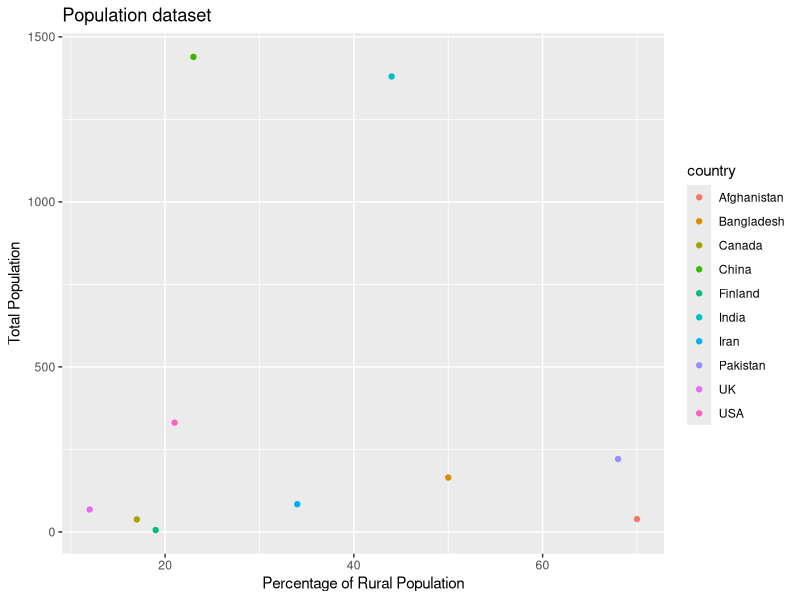
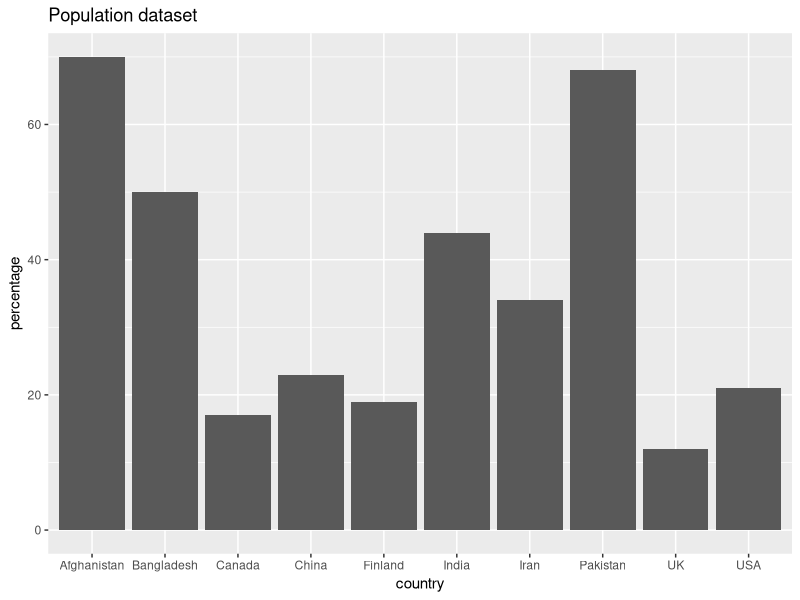
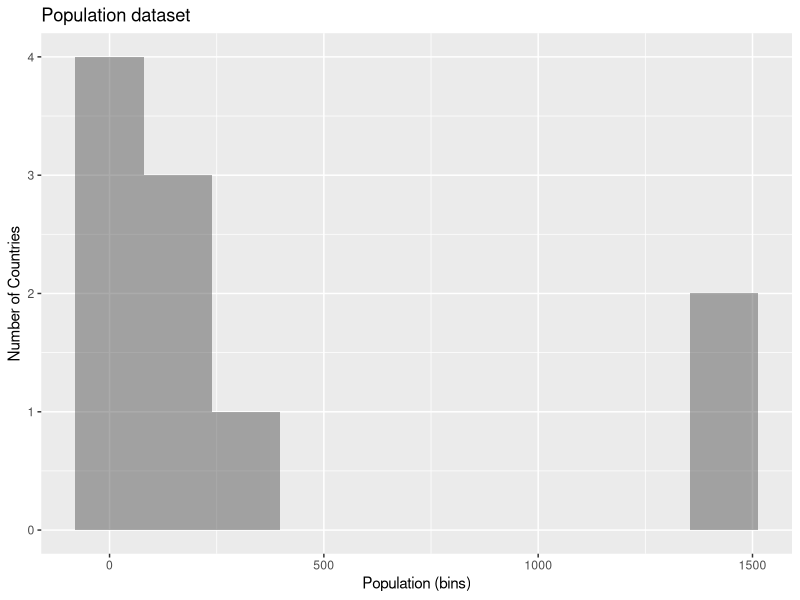
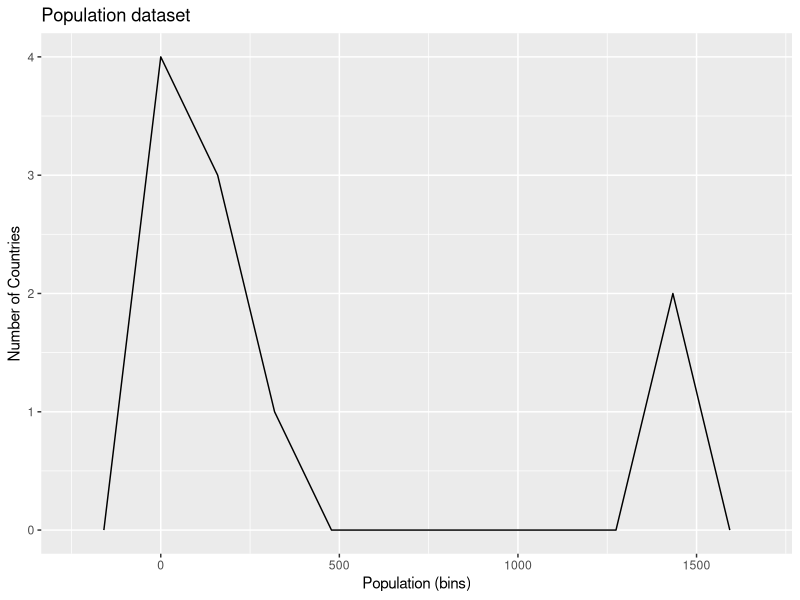
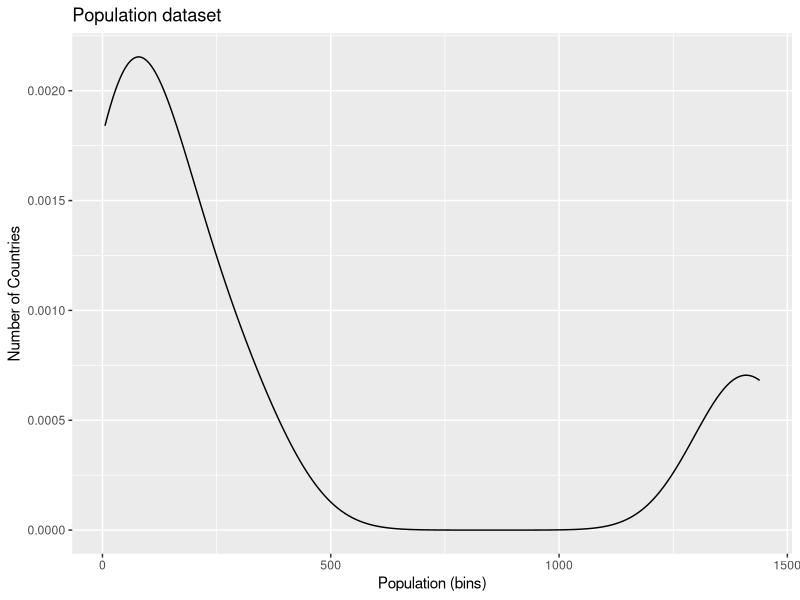
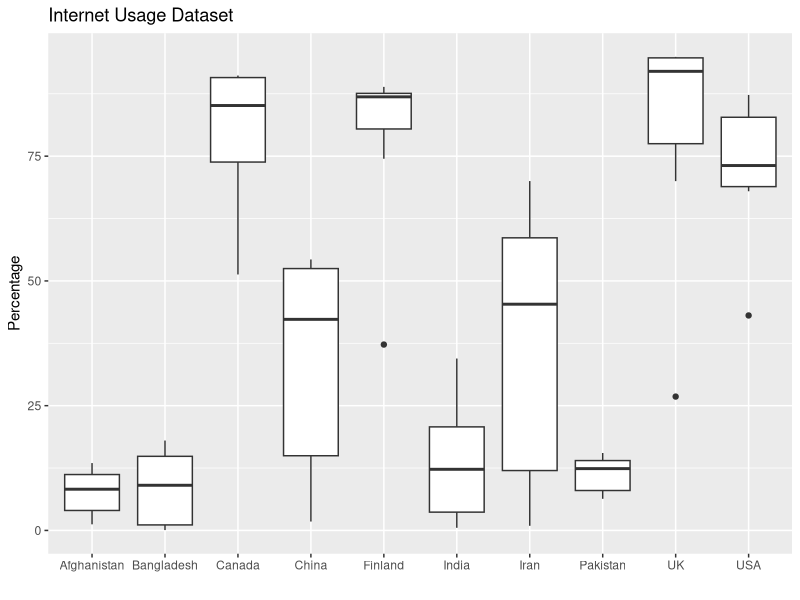
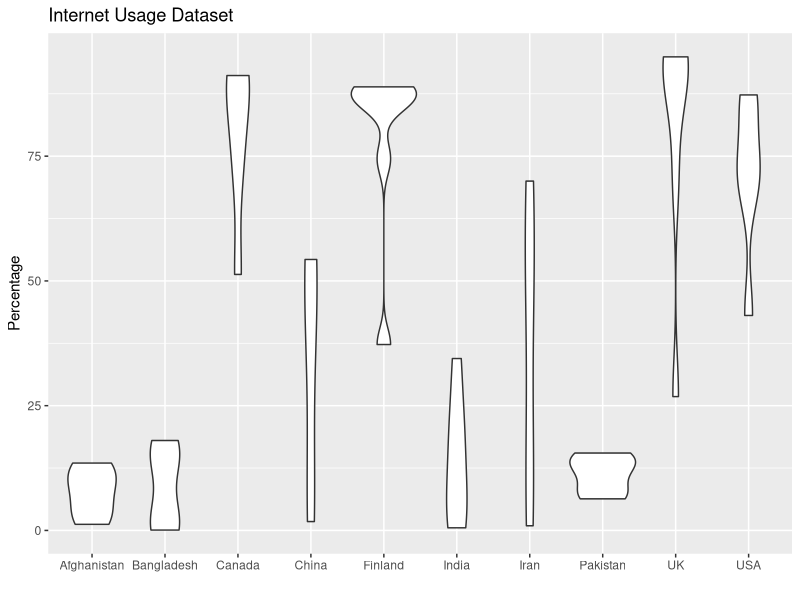
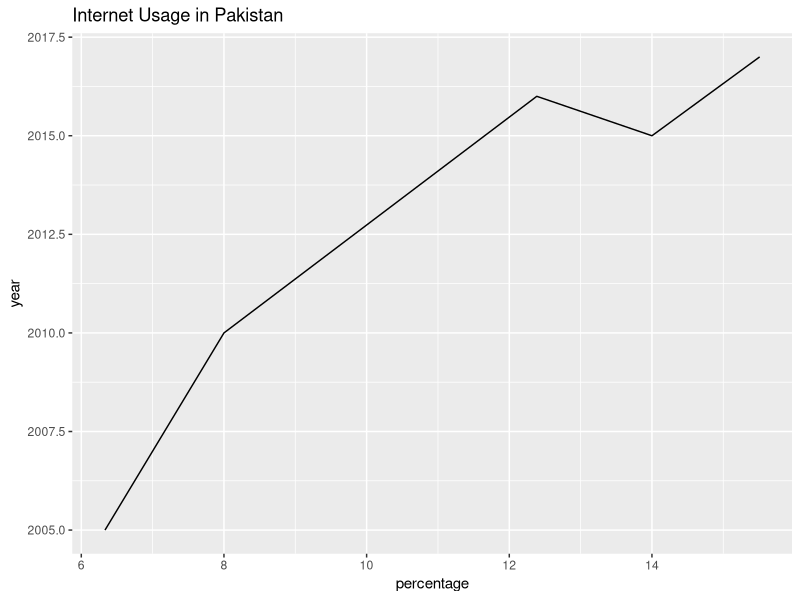

Write R code to recreate these figures, in order.
## ---- chunk 1
df <- read.csv("lab/data/population.csv") #filename from Files > Upload
## ---- chunk 2
stem(df$percentage)
## ---- chunk 3
library("ggplot2")  #use installed package

ggplot(df, aes(x = percentage, y = population, color=country)) + #data and mappings
 geom_point() + 
 xlab('Percentage of Rural Population') +
 ylab('Total Population') +
 ggtitle('Population dataset')
## ---- chunk 4

## ---- chunk 5
ggplot(df, aes(country, percentage)) +
 geom_col() +
 ggtitle('Population dataset')
## ---- chunk 6
ggplot(df, aes(x = population)) +
 geom_histogram(bins = 10, alpha=0.5) + 
 xlab('Population (bins)') +
 ylab('Number of Countries') +
 ggtitle('Population dataset')
## ---- chunk 7
ggplot(df, aes(x = population)) +
  geom_freqpoly(bins = 10) + 
 xlab('Population (bins)') +
 ylab('Number of Countries') +
 ggtitle('Population dataset')
## ---- chunk 8
ggplot(df, aes(x = population)) +
 geom_density() + 
 xlab('Population (bins)') +
 ylab('Number of Countries') +
  ggtitle('Population dataset')
## ---- chunk 9
internet <- read.csv("lab/data/internet_.csv") #filename from Files > Upload

ggplot(internet, aes(x = country, y = percentage)) +
 geom_boxplot(notch=FALSE)+  #default is not to use notches+ 
 xlab('') +
 ylab('Percentage') +
  ggtitle('Internet Usage Dataset')
## ---- chunk 10
ggplot(internet, aes(x = country, y = percentage)) +
 geom_violin() +  #default is not to use notches+ 
 xlab('') +
 ylab('Percentage') +
 ggtitle('Internet Usage Dataset')
## ---- chunk 11

ggplot(internet[internet$country == 'Pakistan',], aes(x = percentage, y = year))+ geom_line() + 
 xlab('percentage') +
 ylab('year') +
 ggtitle('Internet Usage in Pakistan')
## ---- chunk 12
internet$country = factor(internet$country, levels=c("Afghanistan", "Bangladesh", "Canada", "China","Finland","India","Iran","Pakistan","UK","USA"))

p <- ggplot(internet, aes(x = percentage)) +
 xlab('') +
 ylab('') +
 ggtitle('Internet Usage') + 
 geom_histogram(bins = 10, alpha=0.5)

p + facet_wrap(facets=vars(country))
